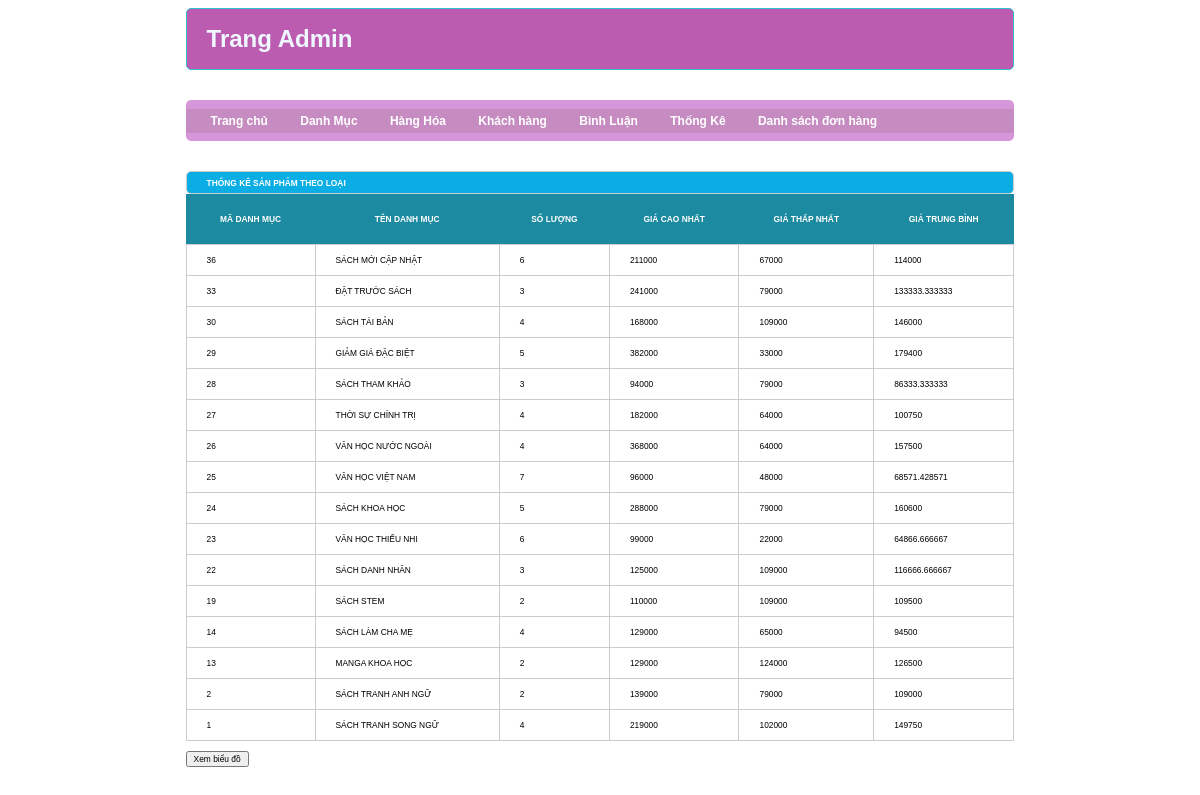
The page /admin/index.php?act=thongke on the database its author committed.
### tables this page shows
CREATE TABLE `danhmuc` (
  `id` int(11) NOT NULL,
  `name` varchar(255) NOT NULL
);

### model/pdo.php (called while the page is built, shortened)
<?php
function pdo_get_connection(){
    $dburl = "mysql:host=localhost;dbname=newbooks;charset=utf8";
    $username = 'root';
    $password = '';
    $conn = new PDO($dburl, $username, $password);
    $conn->setAttribute(PDO::ATTR_ERRMODE, PDO::ERRMODE_EXCEPTION);
    return $conn;
}
function pdo_query($sql){
    $sql_args = array_slice(func_get_args(), 1);
    try{
        $conn = pdo_get_connection();
        $stmt = $conn->prepare($sql);
        $stmt->execute($sql_args);
        $rows = $stmt->fetchAll();
        return $rows;
    }
    catch(PDOException $e){
        throw $e;
    }
    finally{
        unset($conn);
    }
}

### model/cart.php (called while the page is built, shortened)
<?php
function loadall_thongke(){
    $sql="select danhmuc.id as madm, danhmuc.name as tendm, count(sanpham.id) as countsp, min(sanpham.price) as minprice, max(sanpham.price) as maxprice, avg(sanpham.price) as avgprice";
    $sql.=" from sanpham left join danhmuc on danhmuc.id=sanpham.iddm";
    $sql.=" group by danhmuc.id order by danhmuc.id desc";
    $listtk=pdo_query($sql);
    return $listtk;
}
?>

### admin/thongke/list.php (the view)
<div class="row">
            <div class="row frmtitle">
                <h1>THỐNG KÊ SẢN PHẢM THEO LOẠI</h1>
            </div>
            <div class="row frmcontennt">
                    <div class="row mb10 frmdsloai">
                     <table>
                        <tr>
                            <th>MÃ DANH MỤC</th>
                            <th>TÊN DANH MỤC</th>
                            <th>SỐ LƯỢNG</th>
                            <th>GIÁ CAO NHẤT</th>
                            <th>GIÁ THẤP NHẤT</th>
                            <th>GIÁ TRUNG BÌNH</th>
                        </tr>
                        <?php
                            foreach ($listthongke as  $thongke){
                                extract($thongke);
                                echo '
                                    <tr>
                                        <td>'.$madm.'</td>
                                        <td>'.$tendm.'</td>
                                        <td>'.$countsp.'</td>
                                        <td>'.$maxprice.'</td>
                                        <td>'.$minprice.'</td>
                                        <td>'.$avgprice.'</td>
                                    </tr>
                                ';
                            }
                        ?>
                     </table>
                    </div>
                    <div class="row mb10">
                        <a href="index.php?act=bieudo"><input type="button" value="Xem biểu đồ"></a>
                    </div>
            </div>
        </div>

### css/style.css (style rules this page uses)
* { box-sizing: border-box; font-family: sans-serif; font-size: 0.7vw; }
.row { float: left; width: 100%; }
.mb10 { margin-bottom: 10px; }
.frmtitle { background-color: #0aaee4; border: 1px solid #ccc ; color: #fff; border-radius: 5px; padding: 0 20px; }
.frmdsloai table { width: 100%; border-collapse: collapse; }
.frmdsloai table th { background-color: #1c8aa0; padding: 20px; color: #fff; }
.frmdsloai table td { padding: 10px 20px; border: 1px #ccc solid; }

### rows shown on the page
danhmuc: id "36", name "SÁCH MỚI CẬP NHẬT", countsp "6", maxprice "211000", minprice "67000", avgprice "114000"
danhmuc: id "33", name "ĐẶT TRƯỚC SÁCH", countsp "3", maxprice "241000", minprice "79000", avgprice "133333.333333"
danhmuc: id "30", name "SÁCH TÁI BẢN", countsp "4", maxprice "168000", minprice "109000", avgprice "146000"
danhmuc: id "29", name "GIẢM GIÁ ĐẶC BIỆT", countsp "5", maxprice "382000", minprice "33000", avgprice "179400"
danhmuc: id "28", name "SÁCH THAM KHẢO", countsp "3", maxprice "94000", minprice "79000", avgprice "86333.333333"
danhmuc: id "27", name "THỜI SỰ CHÍNH TRỊ", countsp "4", maxprice "182000", minprice "64000", avgprice "100750"
danhmuc: id "26", name "VĂN HỌC NƯỚC NGOÀI", countsp "4", maxprice "368000", minprice "64000", avgprice "157500"
danhmuc: id "25", name "VĂN HỌC VIỆT NAM", countsp "7", maxprice "96000", minprice "48000", avgprice "68571.428571"
danhmuc: id "24", name "SÁCH KHOA HỌC", countsp "5", maxprice "288000", minprice "79000", avgprice "160600"
danhmuc: id "23", name "VĂN HỌC THIẾU NHI", countsp "6", maxprice "99000", minprice "22000", avgprice "64866.666667"
danhmuc: id "22", name "SÁCH DANH NHÂN", countsp "3", maxprice "125000", minprice "109000", avgprice "116666.666667"
danhmuc: id "19", name "SÁCH STEM", countsp "2", maxprice "110000", minprice "109000", avgprice "109500"
danhmuc: id "14", name "SÁCH LÀM CHA MẸ", countsp "4", maxprice "129000", minprice "65000", avgprice "94500"
danhmuc: id "13", name "MANGA KHOA HỌC", countsp "2", maxprice "129000", minprice "124000", avgprice "126500"
danhmuc: id "2", name "SÁCH TRANH ANH NGỮ", countsp "2", maxprice "139000", minprice "79000", avgprice "109000"
danhmuc: id "1", name "SÁCH TRANH SONG NGỮ", countsp "4", maxprice "219000", minprice "102000", avgprice "149750"
